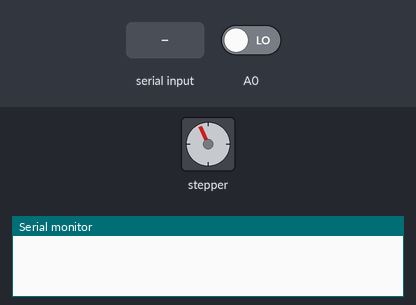
Bench run of a sketch on a simulated Arduino Uno, built with avr-gcc and run on an emulated ATmega328P. Shown: stepper motor, the last lines printed to the serial monitor. The inputs (shaded band) are chosen by the test bench; at power-on: A0 LOW. Stepper angles assume 256 steps per turn.

Above: at 0.8 s.
0.9 s: A0 driven HIGH
2.4 s: "t" received over Serial
At 3.9 s:
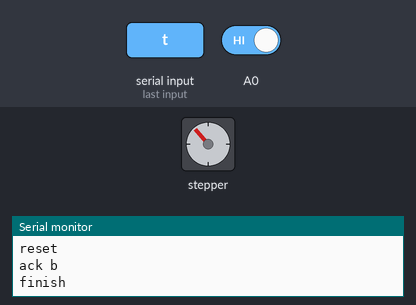
4.2 s: "r" received over Serial
At 5.5 s:
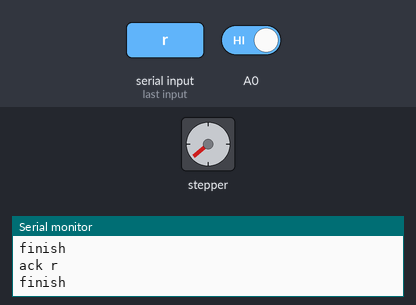
5.8 s: "t" received over Serial
At 6.7 s:
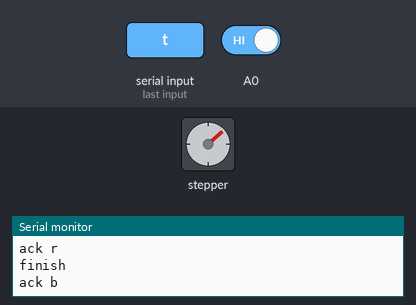
7.6 s: "l" received over Serial
At 8.1 s:
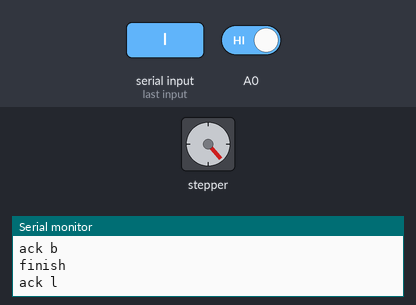
Timing chart, 0 to 10.1 s (numbered marks = the images above; inputs shaded):
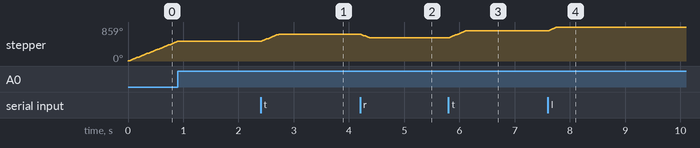

The sketch:

PruebaMontaje3Dv1_3.ino
```cpp
//#define WITH_LCD
#define WITH_MOTOR

#ifdef WITH_LCD
#include <LiquidCrystal_I2C.h>
LiquidCrystal_I2C lcd(0x27, 20, 4);
#endif

#ifdef WITH_MOTOR
#include <AFMotor.h>
#define PASOS_POR_VUELTA 256
#define PASOS_POR_MOVIMIENTO PASOS_POR_VUELTA/20
/*
  El primer parametro son la cantidad de pasos por vuelta 256
*/
AF_Stepper motor(PASOS_POR_VUELTA, 2);
#endif

#define HIGH_RES 8
#define LOW_RES 64
#define TURN_ARROUND 128

enum serialStates {
  RESET = 0,
  READING
};

enum moveStates {
  READY = 0,
  MOVING,
  FINISH
};

enum moveOrders {
  NOT = 0,
  RIGHT,
  LEFT,
  TURN,
  TO_ZERO
};

serialStates serialState = RESET;
moveStates moveState = READY;
int pasosPorMovimiento = LOW_RES;

void setup()
{
#ifdef WITH_LCD
  lcd.init();
  lcd.backlight();
  lcd.clear();
  lcd.print("Inicializando..");
  delay(1000);
#endif


#ifdef WITH_MOTOR
  motor.setSpeed(100);
  //Cantidad de pasos, Direccion y Modo
  while ( !digitalRead(A0) )
  {
    motor.step(5, FORWARD, SINGLE);
  }
#endif

  Serial.begin(9600);
}

void loop()
{
  moveOrders order = serialStateMachine();
  moveStateMachine(order);
}


moveOrders serialStateMachine() {
  moveOrders order = NOT;
  switch (serialState) {
    case RESET: {
        Serial.println("reset");
        serialState = READING;

#ifdef WITH_LCD
        lcd.clear();
        lcd.setCursor(0, 0);
        lcd.print("Reading:");
        lcd.setCursor(0, 1);
#endif

      } break;
    case READING: {
        if (Serial.available() > 0) {
          // read all the available characters
          char message = Serial.read();
          if (message == 'r') {
            order = RIGHT;
            Serial.println("ack r");
          } else if (message == 'l') {
            order = LEFT;
            Serial.println("ack l");
          } else if (message == 'z') {
            order = TO_ZERO;
            Serial.println("ack z");
          } else if (message == 't') {
            order = TURN;
            Serial.println("ack b");
          } else if (message == 'h') {
            pasosPorMovimiento = HIGH_RES;
            order = NOT;
            Serial.println("ack h");
          } else if (message == 'p') {
            pasosPorMovimiento = LOW_RES;
            order = NOT;
            Serial.println("ack p");
          } else {
            Serial.println("Unknow");
          }

#ifdef WITH_LCD
          lcd.write(message);
#endif
        }
      } break;
    default:
      // statements
      break;
  }
  return order;
}

void moveStateMachine(moveOrders order) {
  static int steps;
  switch (moveState) {
    case READY: {
        if (order != NOT) {
          String sDir = "to right";
          if (order == TO_ZERO) {
            sDir = "to zero";
            while ( !digitalRead(A0) )
            {
              motor.step(5, FORWARD, SINGLE);
            }
            moveState = MOVING;
          } else if (order == LEFT) {
            sDir = "to left";
            moveState = MOVING;
            motor.step(pasosPorMovimiento, FORWARD, SINGLE);
            delay(1000);
          } else if (order == RIGHT) {
            sDir = "to righ";
            moveState = MOVING;
            motor.step(pasosPorMovimiento, BACKWARD, SINGLE);
            delay(1000);
          } else if (order == TURN) {
            sDir = "turn";
            moveState = MOVING;
            motor.step(TURN_ARROUND, FORWARD, SINGLE);
            delay(1000);
          }
#ifdef WITH_LCD
          lcd.clear();
          lcd.setCursor(0, 0);
          lcd.print("Moving:" + sDir);
#endif
        }
      } break;
    case MOVING: {
        moveState = FINISH;
      } break;
    case FINISH: {
        Serial.println("finish");
#ifdef WITH_LCD
        lcd.clear();
        lcd.setCursor(0, 0);
        lcd.print("Reading:");
#endif
        moveState = READY;
      } break;
    default:
      // statements
      break;
  }
}
```

Measured:
- after the input at 2.4 s, stepper: turns 180° clockwise in 0.32 s, starting at once
- after the input at 4.2 s, stepper: turns 90° counter-clockwise in 0.16 s, starting at once
- after the input at 5.8 s, stepper: turns 180° clockwise in 0.32 s, starting at once
- after the input at 7.6 s, stepper: turns 90° clockwise in 0.16 s, starting at once
